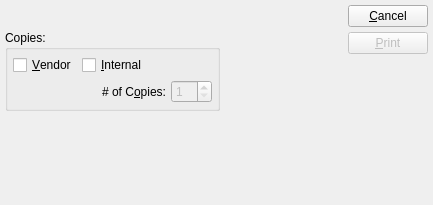
<?xml version="1.0" encoding="UTF-8"?>
<ui version="4.0">
 <comment>This file is part of the xTuple ERP: PostBooks Edition, a free and
open source Enterprise Resource Planning software suite,
Copyright (c) 1999-2010 by OpenMFG LLC, d/b/a xTuple.
It is licensed to you under the Common Public Attribution License
version 1.0, the full text of which (including xTuple-specific Exhibits)
is available at www.xtuple.com/CPAL.  By using this software, you agree
to be bound by its terms.</comment>
 <class>printPurchaseOrder</class>
 <widget class="QDialog" name="printPurchaseOrder">
  <property name="geometry">
   <rect>
    <x>0</x>
    <y>0</y>
    <width>433</width>
    <height>205</height>
   </rect>
  </property>
  <property name="windowTitle">
   <string>Print Purchase Order</string>
  </property>
  <layout class="QVBoxLayout">
   <property name="spacing">
    <number>0</number>
   </property>
   <property name="margin">
    <number>5</number>
   </property>
   <item>
    <layout class="QHBoxLayout">
     <item>
      <layout class="QVBoxLayout">
       <item>
        <layout class="QHBoxLayout">
         <item>
          <widget class="OrderCluster" name="_po">
           <property name="allowedStatuses">
            <set>OrderLineEdit::Open|OrderLineEdit::Unposted</set>
           </property>
           <property name="allowedTypes">
            <set>OrderLineEdit::Purchase</set>
           </property>
          </widget>
         </item>
         <item>
          <spacer name="Spacer35">
           <property name="orientation">
            <enum>Qt::Horizontal</enum>
           </property>
           <property name="sizeType">
            <enum>QSizePolicy::Expanding</enum>
           </property>
           <property name="sizeHint" stdset="0">
            <size>
             <width>20</width>
             <height>20</height>
            </size>
           </property>
          </spacer>
         </item>
        </layout>
       </item>
       <item>
        <layout class="QHBoxLayout">
         <item>
          <widget class="QGroupBox" name="_copiesGroup">
           <property name="title">
            <string>Copies:</string>
           </property>
           <layout class="QHBoxLayout">
            <item>
             <layout class="QVBoxLayout">
              <item>
               <widget class="QCheckBox" name="_vendorCopy">
                <property name="text">
                 <string>&amp;Vendor</string>
                </property>
               </widget>
              </item>
              <item>
               <spacer name="Spacer126">
                <property name="orientation">
                 <enum>Qt::Vertical</enum>
                </property>
                <property name="sizeType">
                 <enum>QSizePolicy::Expanding</enum>
                </property>
                <property name="sizeHint" stdset="0">
                 <size>
                  <width>20</width>
                  <height>20</height>
                 </size>
                </property>
               </spacer>
              </item>
             </layout>
            </item>
            <item>
             <layout class="QVBoxLayout">
              <item>
               <widget class="QCheckBox" name="_internalCopy">
                <property name="text">
                 <string>&amp;Internal</string>
                </property>
               </widget>
              </item>
              <item>
               <layout class="QHBoxLayout">
                <item>
                 <spacer name="Spacer125">
                  <property name="orientation">
                   <enum>Qt::Horizontal</enum>
                  </property>
                  <property name="sizeType">
                   <enum>QSizePolicy::Preferred</enum>
                  </property>
                  <property name="sizeHint" stdset="0">
                   <size>
                    <width>20</width>
                    <height>20</height>
                   </size>
                  </property>
                 </spacer>
                </item>
                <item>
                 <layout class="QHBoxLayout">
                  <item>
                   <widget class="QLabel" name="_numOfCopiesLit">
                    <property name="text">
                     <string># of C&amp;opies:</string>
                    </property>
                    <property name="alignment">
                     <set>Qt::AlignRight|Qt::AlignTrailing|Qt::AlignVCenter</set>
                    </property>
                    <property name="buddy">
                     <cstring>_numOfCopies</cstring>
                    </property>
                   </widget>
                  </item>
                  <item>
                   <widget class="QSpinBox" name="_numOfCopies">
                    <property name="enabled">
                     <bool>false</bool>
                    </property>
                    <property name="minimum">
                     <number>1</number>
                    </property>
                   </widget>
                  </item>
                 </layout>
                </item>
               </layout>
              </item>
             </layout>
            </item>
           </layout>
          </widget>
         </item>
         <item>
          <spacer name="Spacer129">
           <property name="orientation">
            <enum>Qt::Horizontal</enum>
           </property>
           <property name="sizeType">
            <enum>QSizePolicy::Expanding</enum>
           </property>
           <property name="sizeHint" stdset="0">
            <size>
             <width>20</width>
             <height>20</height>
            </size>
           </property>
          </spacer>
         </item>
        </layout>
       </item>
      </layout>
     </item>
     <item>
      <layout class="QVBoxLayout">
       <item>
        <widget class="QPushButton" name="_close">
         <property name="text">
          <string>&amp;Cancel</string>
         </property>
        </widget>
       </item>
       <item>
        <widget class="QPushButton" name="_print">
         <property name="enabled">
          <bool>false</bool>
         </property>
         <property name="text">
          <string>&amp;Print</string>
         </property>
         <property name="default">
          <bool>true</bool>
         </property>
        </widget>
       </item>
       <item>
        <spacer name="Spacer128">
         <property name="orientation">
          <enum>Qt::Vertical</enum>
         </property>
         <property name="sizeType">
          <enum>QSizePolicy::Expanding</enum>
         </property>
         <property name="sizeHint" stdset="0">
          <size>
           <width>20</width>
           <height>20</height>
          </size>
         </property>
        </spacer>
       </item>
      </layout>
     </item>
    </layout>
   </item>
   <item>
    <spacer name="Spacer34">
     <property name="orientation">
      <enum>Qt::Vertical</enum>
     </property>
     <property name="sizeType">
      <enum>QSizePolicy::Expanding</enum>
     </property>
     <property name="sizeHint" stdset="0">
      <size>
       <width>20</width>
       <height>20</height>
      </size>
     </property>
    </spacer>
   </item>
  </layout>
 </widget>
 <layoutdefault spacing="5" margin="5"/>
 <pixmapfunction>qPixmapFromMimeSource</pixmapfunction>
 <customwidgets>
  <customwidget>
   <class>OrderCluster</class>
   <extends>QWidget</extends>
   <header>ordercluster.h</header>
  </customwidget>
 </customwidgets>
 <tabstops>
  <tabstop>_po</tabstop>
  <tabstop>_vendorCopy</tabstop>
  <tabstop>_internalCopy</tabstop>
  <tabstop>_numOfCopies</tabstop>
  <tabstop>_print</tabstop>
  <tabstop>_close</tabstop>
 </tabstops>
 <includes>
  <include location="global">parameter.h</include>
 </includes>
 <resources/>
 <connections>
  <connection>
   <sender>_close</sender>
   <signal>clicked()</signal>
   <receiver>printPurchaseOrder</receiver>
   <slot>reject()</slot>
   <hints>
    <hint type="sourcelabel">
     <x>20</x>
     <y>20</y>
    </hint>
    <hint type="destinationlabel">
     <x>20</x>
     <y>20</y>
    </hint>
   </hints>
  </connection>
  <connection>
   <sender>_po</sender>
   <signal>valid(bool)</signal>
   <receiver>_print</receiver>
   <slot>setEnabled(bool)</slot>
   <hints>
    <hint type="sourcelabel">
     <x>20</x>
     <y>20</y>
    </hint>
    <hint type="destinationlabel">
     <x>20</x>
     <y>20</y>
    </hint>
   </hints>
  </connection>
  <connection>
   <sender>_internalCopy</sender>
   <signal>toggled(bool)</signal>
   <receiver>_numOfCopies</receiver>
   <slot>setEnabled(bool)</slot>
   <hints>
    <hint type="sourcelabel">
     <x>20</x>
     <y>20</y>
    </hint>
    <hint type="destinationlabel">
     <x>20</x>
     <y>20</y>
    </hint>
   </hints>
  </connection>
 </connections>
</ui>
